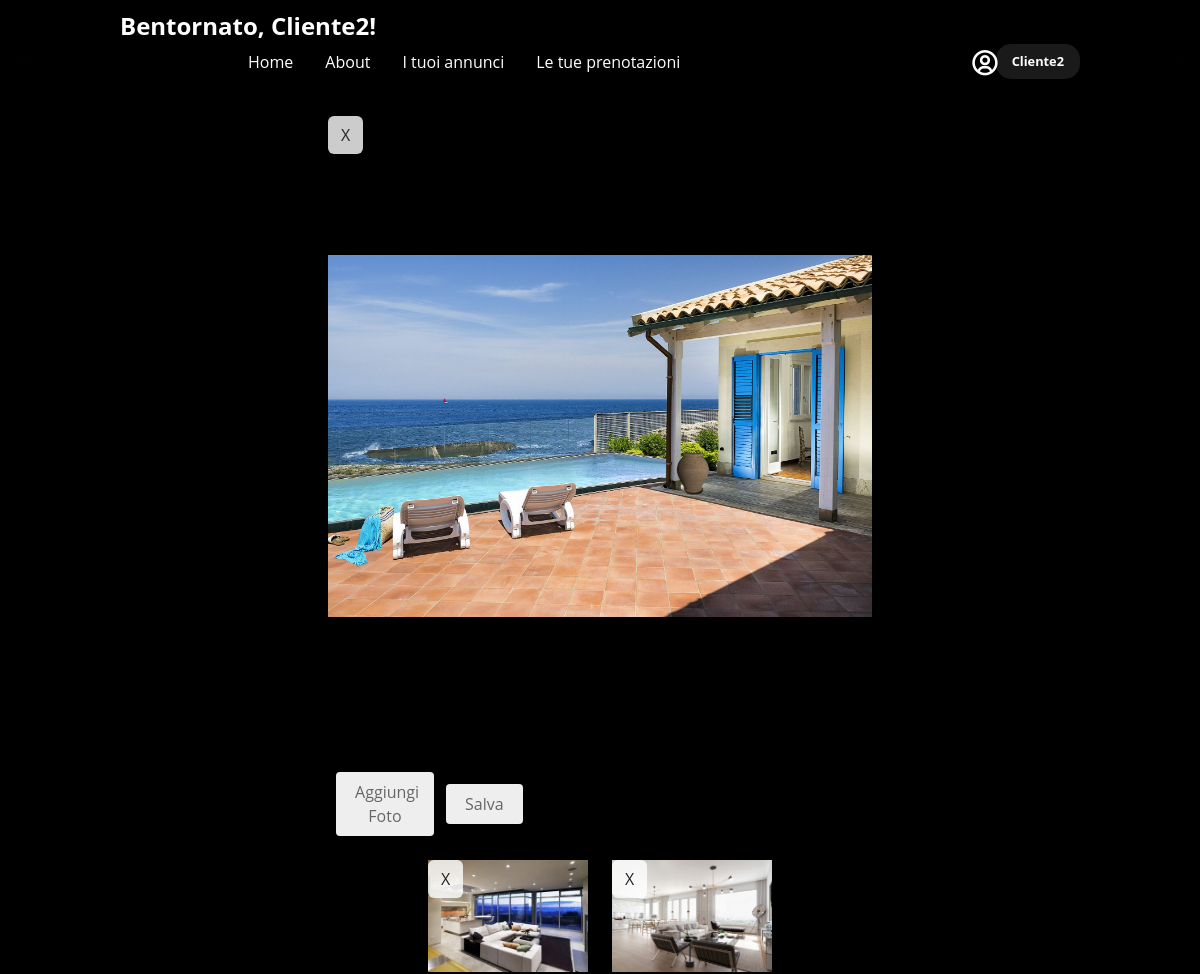
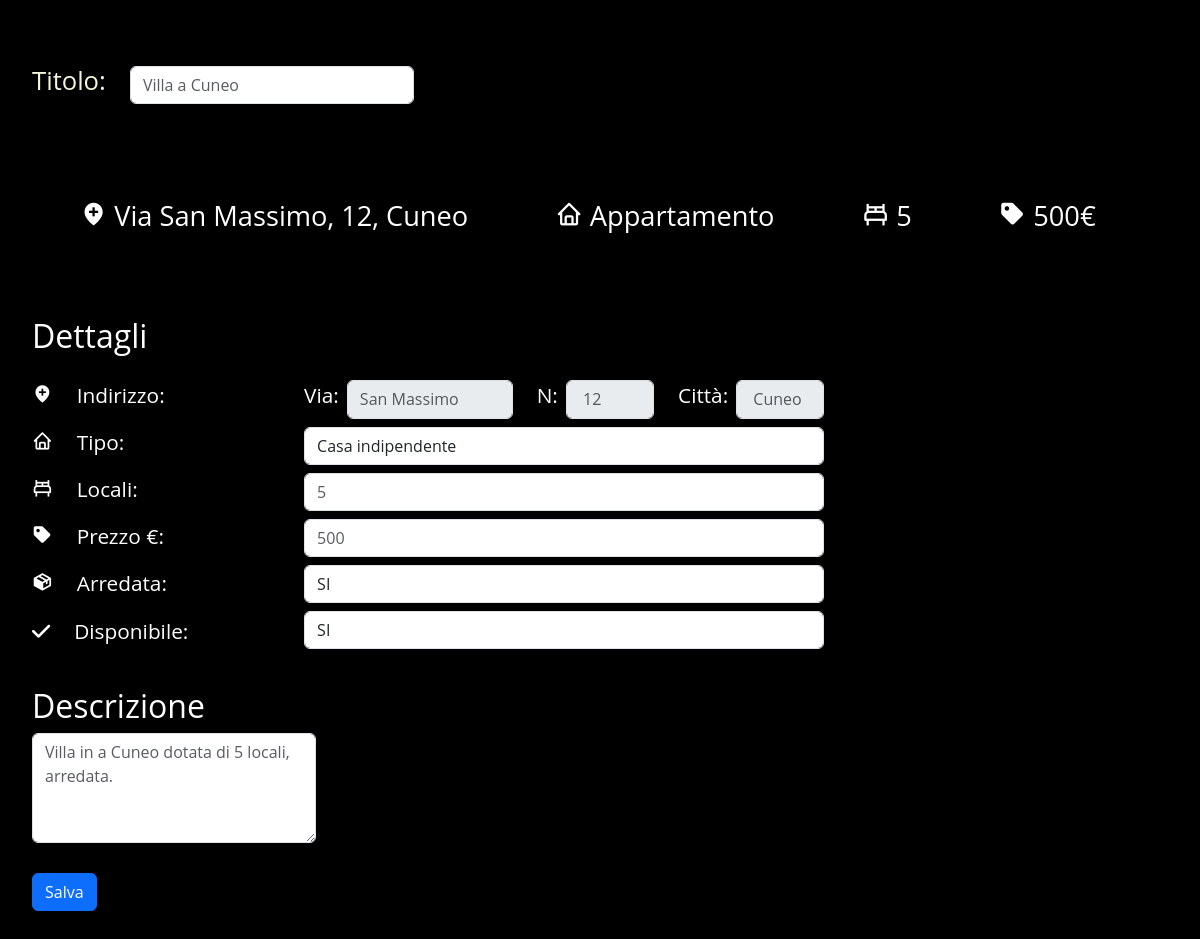
/modifica/1 (signed in), run on the app's committed database (2 pictures, top to bottom).
### tables this page shows
CREATE TABLE "Utente" (
	"UserID"	INTEGER NOT NULL,
	"Email"	TEXT NOT NULL UNIQUE,
	"Password"	TEXT NOT NULL,
	"Username"	TEXT NOT NULL,
	"Type"	TEXT NOT NULL,
	PRIMARY KEY("UserID" AUTOINCREMENT)
);

CREATE TABLE "Foto" (
	"FotoID"	INTEGER NOT NULL,
	"PercorsoFoto"	TEXT NOT NULL,
	"IDAnnuncio"	INTEGER NOT NULL,
	"Main"	TEXT NOT NULL,
	PRIMARY KEY("FotoID" AUTOINCREMENT)
);

CREATE TABLE "Annuncio" (
	"AnnuncioID"	INTEGER NOT NULL,
	"Titolo"	TEXT NOT NULL,
	"IndirizzoCasa"	TEXT NOT NULL,
	"TipoCasa"	TEXT NOT NULL,
	"NumeroLocali"	INTEGER NOT NULL,
	"Descrizione"	INTEGER NOT NULL,
	"PrezzoMensile"	INTEGER NOT NULL,
	"Arredata"	TEXT NOT NULL,
	"Disponibile"	TEXT NOT NULL,
	"UserID"	INTEGER NOT NULL,
	PRIMARY KEY("AnnuncioID")
);

### app.py (the view)
@app.route("/modifica/<int:id>")
@login_required
def modifica_annuncio(id):
    images = dao_foto.get_foto_from_annuncio(id)
    annuncio = dao_annunci.get_annuncio_from_id(id)
    annuncio["via"]= annuncio["indirizzo"].split(",")[0]
    annuncio["n_civico"]= annuncio["indirizzo"].split(",")[1]
    annuncio["citta"]= annuncio["indirizzo"].split(",")[2]
    annuncio["images"] = dict()
    image_button_clicked = request.form.get('image_button')
    if image_button_clicked is not None:
        for image in images:
            if image["percorsoFoto"] == image_button_clicked:
                image["main"] = "SI"
            else:
                image["main"] = "NO"
    annuncio["images"] = images
    print(images)
    annuncio["userid"] = dao_utenti.get_email_from_id(annuncio["userid"])
    return render_template("modifica_annuncio.html", id=id, annuncio=annuncio)

### app.py (called while the page is built)
@login_manager.user_loader
def load_user(user_id):
    db_user = dao_utenti.get_user_from_id(user_id)
    if db_user is not None:
        user = User(id=db_user['UserID'], email=db_user['Email'],	psd= db_user['Password'], username=db_user['Username'], type = db_user["Type"])
    else:
        user = None
    return user

### dao_annunci.py (called while the page is built)
def get_annuncio_from_id(id):
    conn = sqlite3.connect("db/Affitti.db")
    cursor = conn.cursor()
    sql = "SELECT * FROM Annuncio WHERE AnnuncioID = ?"
    annuncio = dict(zip(annuncio_column_names, cursor.execute(sql, (id,)).fetchone()))
    cursor.close()
    cursor.close()
    return annuncio

### dao_foto.py (called while the page is built)
def get_foto_from_annuncio(id):
    conn = sqlite3.connect("db/Affitti.db")
    cursor = conn.cursor()
    sql = "SELECT FotoID, PercorsoFoto, Main FROM Foto WHERE IDAnnuncio= ?"
    fotopath = cursor.execute(sql, (id,)).fetchall()
    fotopath = [dict(zip(foto_column_names, foto)) for foto in fotopath]
    cursor.close()
    conn.close()
    return fotopath

### dao_utenti.py (called while the page is built)
def get_email_from_id(id):
    conn = sqlite3.connect("db/Affitti.db")
    cursor = conn.cursor()
    sql = "SELECT Email FROM UTENTE WHERE UserID = ?"
    user = cursor.execute(sql, (id,)).fetchone()[0]
    cursor.close()
    conn.close()
    return user

def get_user_from_id(id):
    conn = sqlite3.connect("db/Affitti.db")
    cursor = conn.cursor()
    sql = "SELECT * FROM UTENTE WHERE UserID = ?"
    user = cursor.execute(sql, (id,)).fetchone()
    user = dict(zip(user_column_names, user)) if user is not None else None
    cursor.close()
    conn.close()
    return user

### templates/modifica_annuncio.html (shortened to what this page needs)
{% extends "base.html" %}
{% block main %}
    <section class="view-property">
        <div class="details">
            <div class="thumb">
                {% for image in annuncio["images"] %}
                    {% if image.main == "SI" %}
                        <div class="d-flex d-flex justify-content-center w-50 main-foto">
                            <div class="big-image ">
                                <a href="{{ url_for('elimina_foto', id = image.id) }}"class="btn elimina-foto-btn">X</a>
                                <img  src="{{ url_for("static", filename= image.percorsoFoto) }}" alt="">
                                <form action="{{ url_for('aggiungi_foto', id_annuncio = annuncio.id) }}" method="post" enctype="multipart/form-data">
                                    <label for="fileInput" class="btn btn-gray aggiungi-foto mt-3 ms-2">Aggiungi Foto</label>
                                    <button type="submit" class="btn btn-gray mt-3 ms-2"> Salva</button>
                                </form>
                            </div>
                        </div>
                    {% endif %}
                {% endfor %}
                <div class="small-images">
                    {% for image in annuncio["images"] %}
                        {% if image.main == "NO" %}
                            <div>
                                <a  href="{{ url_for('elimina_foto',id = image.id)  }}" class="btn elimina-foto-btn">X</a>
                                <img  src="{{ url_for("static", filename= image.percorsoFoto) }}" alt="">
                            </div>
                        {% endif %}
                    {% endfor %}
                </div>
            </div>
            <form class="hidden" action="{{ url_for('effettua_modifica', id =annuncio.id)}}" method="post">
                <div class="d-flex align-items-center">
                    <p class="location d-inline-block">Titolo: </p>
                    <input class="form-control book-selector mb-2 ms-4 w-25" name="titolo" placeholder="{{ annuncio["titolo"] }}">
                </div>
                <div class="info">
                    <p class="location">  <i class='bx bxs-location-plus'><span> Via {{ annuncio["indirizzo"] }}</span></i></p>
                    <p class="location">  <i class='bx bx-home'><span> {{ annuncio["tipo"] }}</span></i></p>
                    <p class="location">  <i class='bx bx-bed'><span> {{ annuncio["locali"] }}</span></i></p>
                    <p class="location">  <i class='bx bxs-purchase-tag'><span> {{ annuncio["prezzo"] }}€</span></i></p>
                </div>
                <h3 class="title">Dettagli</h3>
                <div class="flex">
                    <div class="box row">
                        <div class="col-5 d-flex flex-column w-25">
                            <p class="me-1 "><i class='bx bxs-location-plus'></i><span>Indirizzo: </span></p>
                            <p class="me-1"><i class='bx bx-home'></i><span>Tipo: </span></p>
                            <p class="me-1"><i class='bx bx-bed'></i><span>Locali: </span></p>
                            <p class="me-1"><i class='bx bxs-purchase-tag'></i><span>Prezzo €: </span></p>
                            <p class="me-1"><i class='bx bxs-package'></i><span>Arredata: </span></p>
                            <p class="me-1"><i {% if annuncio["arredata"] == 'SI' %} class="fa-solid fa-check"{% else %} class="fa-solid fa-x" {% endif %}></i><span>Disponibile: </span></p>
                        </div>
                        <div class="col-7 d-flex flex-column w-50">
                            <div>
                                <label class="d-flex">
                                    <p class="me-2">Via: </p>
                                    <input class="form-control book-selector mb-2 w-50" placeholder="{{ annuncio["via"] }}" name="via" disabled>
                                    <p  class="me-2 ms-4">N: </p>
                                    <input class="form-control book-selector mb-2 w-25" placeholder="{{ annuncio["n_civico"] }}" name="n_civico" disabled>
                                    <p  class="me-2 ms-4">Città: </p>
                                    <input class="form-control book-selector mb-2 w-25" placeholder="{{ annuncio["citta"] }}" name="citta" disabled>
                                </label>
                            </div>
                            <select id="type" name="tipo" class="form-control book-selector mb-2">
                                <option value="">Casa indipendente</option>
                                <label>
                                    <input class="form-control book-selector mb-2" name="locali" placeholder="{{ annuncio["locali"] }}">
                                </label>
                                <label>
                                    <input type="number" class="form-control book-selector mb-2" name="prezzo" placeholder="{{ annuncio["prezzo"]}}">
                                </label>
                            </select>
                            <select id="arredata" name="arredata" class="form-control book-selector mb-2" >
                                <option value="" hidden=> {{ annuncio["arredata"] }}</option>
                            </select>
                            <select id="disponibile" name="disponibile" class="form-control book-selector mb-2" >
                                <option value="" hidden=> {{ annuncio["disponibile"] }}</option>
                            </select>
                        </div>
                    </div>
                </div>
                <h3 class="title">Descrizione</h3>
                <label class="w-25">
                    <textarea class="form-control" name="description" rows="4" placeholder="{{ annuncio.desc }}"></textarea>
                </label>
                <button type="submit" class="btn btn-primary d-flex mt-4 modifica-btn"> Salva</button>
            </form>
        </div>
    </section>
{% endblock %}

### templates/base.html (shortened to what this page needs)
<!DOCTYPE html>
<html lang="it">
<head>
    {% block styles %}
        <link href="https://cdn.jsdelivr.net/npm/bootstrap@5.3.2/dist/css/bootstrap.min.css" rel="stylesheet">
        <link rel="stylesheet" href="https://cdnjs.cloudflare.com/ajax/libs/font-awesome/6.5.1/css/all.min.css" />
        <link rel="stylesheet" href="https://cdn.jsdelivr.net/npm/boxicons@latest/css/boxicons.min.css">
        <link rel="stylesheet" href="{{ url_for('static', filename='CSS/style.css') }}">
    {% endblock %}
</head>
<body>
{% block navbar%}
    <nav class="navbar">
        <div class="logo link"><a class="a-nav"> {% if current_user.is_authenticated %} Bentornato, {{ current_user.username }}!{% else %} Benvenuto! {% endif %}
        </a></div>
        <ul class="links">
            <li class="link"> <a class="a-nav" href="{{ url_for("index") }}"> Home</a></li>
            <li class="link"> <a class="a-nav" href="#"> About</a></li>
            <li class="link"> <a class="a-nav" {% if current_user.is_authenticated and current_user.type == "LOCATORE" %} href="{{ url_for('tuoiannunci') }}"{% endif %}> I tuoi annunci</a></li>
            <li class="link"> <a class="a-nav" {% if current_user.is_authenticated  %}href=" {{ url_for('tueprenotazioni')}}" {% endif %}> Le tue prenotazioni</a></li>
        </ul>
        {% if current_user.is_authenticated %}<a class="login-logo"> <i class='bx bx-user-circle'></i></a>{% endif %}
        <a href="#login" class="action_btn a-nav"> {% if current_user.is_authenticated %}{{ current_user.username }}{% else %}Login{% endif %}</a>
    </nav>
{% endblock %}
<main>
    {% block main %} {% endblock %}
</main>
</body>
</html>

### static/CSS/style.css (style rules this page uses)
* { margin: 0; padding: 0; box-sizing: border-box; background-repeat: no-repeat; font-family: "Open Sans", sans-serif; }
body { height: 100vh; background-image: url("https://th.bing.com/th/id/R.c825bde15797079dba1ecc32ad819491?rik=GJCpZlqyUBaOEA&pid=ImgRaw&r=0"); background-position: center; background-repeat: no-repeat; background-size: cover; background-color: black; margin: 0; }
main, nav { background: linear-gradient(rgba(0, 0, 0, 0.85), rgba(0, 0, 0, 0.85)); }
main { height: 109vh; }
li { list-style: none; }
.a-nav { text-decoration: none; color: #fff; font-size: 1rem; }
.login-logo { position: relative; right: -7%; scale: 1.9; margin-top: 6px; color: white; transition: .5s; }
.navbar { width: 100%; height: 60px; margin: 0 auto; display: flex; align-items: center; justify-content: space-between; padding-left: 10%; padding-right: 10%; }
.navbar .logo a { font-size: 1.5rem; font-weight: bold; }
.navbar .links { display: flex; gap: 2rem; margin: 0 10%; padding-right: 4rem; }
.action_btn { background-color: rgba(255,255,255,.1); color: #fff; padding: 0.5rem 1rem; border: none; outline: none; border-radius: 15px; font-size: 0.8rem; font-weight: bold; cursor: pointer; transition: scale 0.5s; }
.link { transition: scale 0.5s; }
.view-property .details { box-shadow: 2px 2px 18px rgb(14 52 54 / 15%); padding: 2rem; }
.view-property .details .thumb { padding: 1.5rem; border-radius: 1.5rem; margin-bottom: 1.5rem; }
.view-property .details .thumb .big-image img { height: 40rem; width: 100%; object-fit: contain; }
.view-property .details .thumb .small-images { display: flex; justify-content: center; gap: 1.5rem; padding-top: 1.5rem; }
.view-property .details .thumb .small-images img { height: 7rem; width: 10rem; object-fit: cover; cursor: pointer; transition: .2s linear; }
.view-property .details .location { padding: 1rem 0; font-size: 1.6rem; color: beige; }
.view-property .details .location i { margin-right: 1rem; }
.view-property .details .info { display: flex; padding: 1.5rem; margin: 1.5rem; justify-content: space-between; align-items: center; flex-wrap: wrap; gap: 2rem; }
.view-property .details .info p { font-size: 1.7rem; }
.view-property .details .info p span, .view-property .details .info p a { color: white; }
.view-property .details .info p i { margin-right: 1.5rem; color: white; }
.view-property .details .title { font-size: 2rem; color: white; border-bottom: .5rem; }
.view-property .details .flex { margin: 1.5rem 0; display: flex; justify-content: space-between; }
.view-property .details .flex .box p { font-size: 1.3rem; color: white; }
.view-property .details .flex .box i { color: white; margin-right: 1.5rem; }
.btn-gray { color: #666; background-color: #eee; padding: 7px 18px; border-radius: 4px; text-decoration: none; }
.elimina-foto-btn { position: absolute; z-index: 1; background-color: rgba(255,255,255,0.8); }
.main-foto { display: flex; margin: 0 auto; }
.aggiungi-foto { width: 18%; }

### data on the page
Utente: username "Cliente2"
Foto: PercorsoFoto (picture)
Foto: PercorsoFoto (picture)
Foto: PercorsoFoto (picture)
Annuncio: titolo "Villa a Cuneo", indirizzo "San Massimo, 12, Cuneo", tipo "Appartamento", prezzo "500", arredata "SI", disponibile "SI", description "Villa in a Cuneo dotata di 5 locali, arredata."

### other printed values
{{ annuncio["locali"] }} "5"
